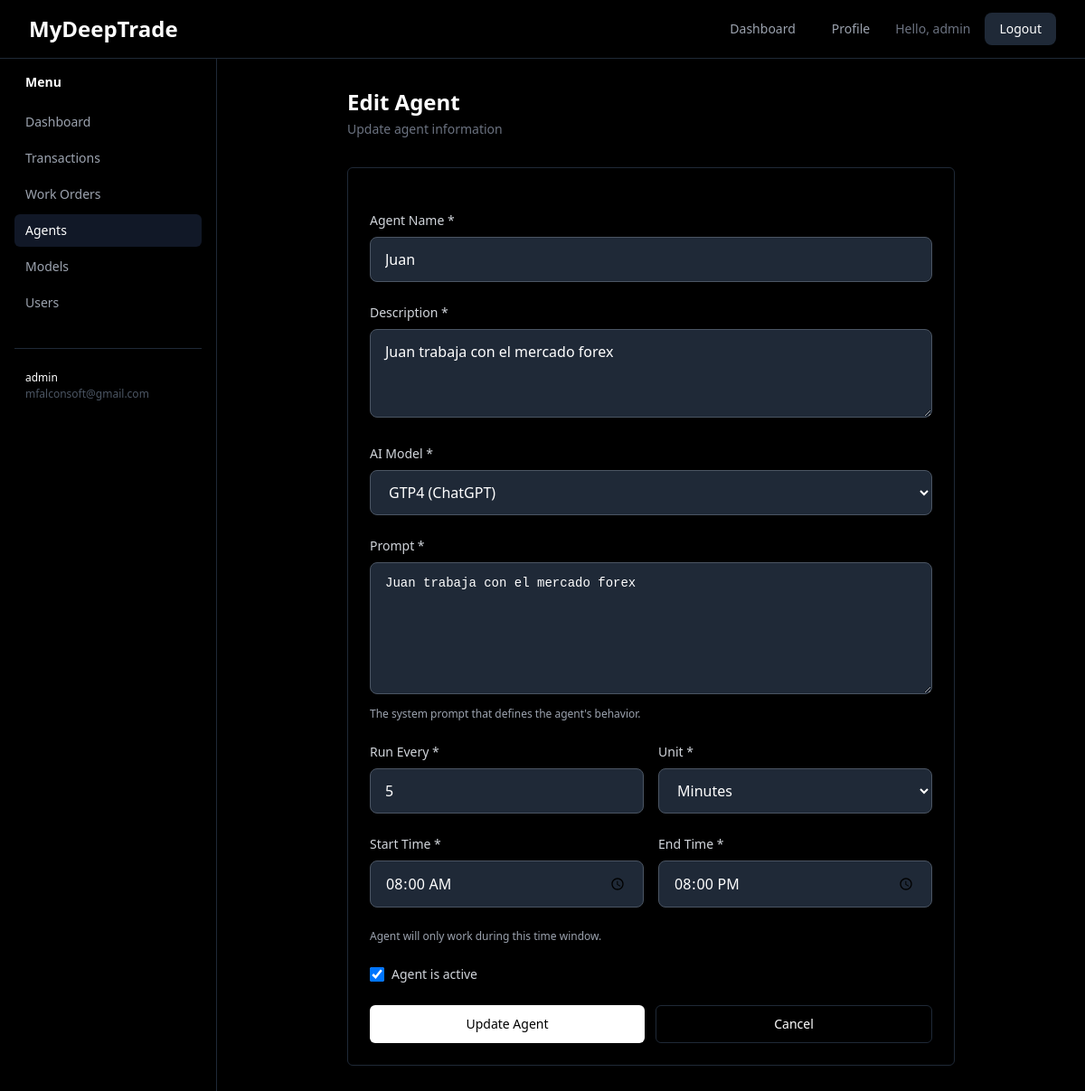
Page /agents/1/edit/ (signed in) on the committed database.
### core/models.py (models this page shows, shortened)
class Agent(models.Model):
    PERIODICITY_CHOICES = [
        ('minutes', 'Minutes'),
        ('hours', 'Hours'),
        ('days', 'Days'),
    ]
    name = models.CharField(max_length=100)
    descripcion = models.TextField()
    ai_model = models.ForeignKey(Model, on_delete=models.CASCADE, related_name='agents')
    prompt = models.TextField()
    is_active = models.BooleanField(default=True)
    periodicity_value = models.IntegerField(default=5)
    periodicity_unit = models.CharField(max_length=10, choices=PERIODICITY_CHOICES, default='minutes')
    start_time = models.TimeField(default='08:00')
    end_time = models.TimeField(default='20:00')
    created_at = models.DateTimeField(auto_now_add=True)
    updated_at = models.DateTimeField(auto_now=True)
    class Meta:
        ordering = ['-created_at']

class Model(models.Model):
    TYPE_CHOICES = [
        ('chatgpt', 'ChatGPT'),
        ('ollama', 'Ollama'),
    ]
    name = models.CharField(max_length=100)
    type = models.CharField(max_length=20, choices=TYPE_CHOICES)
    apikey = models.CharField(max_length=255, blank=True)
    paikey = models.CharField(max_length=255, blank=True)
    created_at = models.DateTimeField(auto_now_add=True)
    updated_at = models.DateTimeField(auto_now=True)
    class Meta:
        ordering = ['-created_at']

### core/views.py (the view, shortened to what this page needs)
# urls.py: path('agents/<int:pk>/edit/', views.agent_edit, name='agent_edit'),
@login_required
def agent_edit(request, pk):
    agent = get_object_or_404(Agent, pk=pk)
    models = Model.objects.all()
    return render(request, 'agents/agent_edit.html', {'agent': agent, 'models': models})

### templates/agents/agent_edit.html (shortened to what this page needs)
{% extends 'base.html' %}
{% block content %}
<div class="min-h-screen flex">
    <aside class="w-60 bg-black border-r border-gray-800 fixed h-full overflow-y-auto">
        <div class="p-4">
            <h2 class="text-sm font-semibold text-white mb-4 px-3">Menu</h2>
            <nav class="space-y-1">
                <a href="{% url 'dashboard' %}" class="flex items-center space-x-2 px-3 py-2 rounded-md hover:bg-gray-900 text-gray-400 hover:text-white transition text-sm">
                    <span>Dashboard</span>
                </a>
                <a href="{% url 'transaction_list' %}" class="flex items-center space-x-2 px-3 py-2 rounded-md hover:bg-gray-900 text-gray-400 hover:text-white transition text-sm">
                    <span>Transactions</span>
                </a>
                <a href="{% url 'workorder_list' %}" class="flex items-center space-x-2 px-3 py-2 rounded-md hover:bg-gray-900 text-gray-400 hover:text-white transition text-sm">
                    <span>Work Orders</span>
                </a>
                <a href="{% url 'agent_list' %}" class="flex items-center space-x-2 px-3 py-2 rounded-md bg-gray-900 text-white text-sm">
                    <span>Agents</span>
                </a>
                <a href="{% url 'model_list' %}" class="flex items-center space-x-2 px-3 py-2 rounded-md hover:bg-gray-900 text-gray-400 hover:text-white transition text-sm">
                    <span>Models</span>
                </a>
                <a href="{% url 'user_list' %}" class="flex items-center space-x-2 px-3 py-2 rounded-md hover:bg-gray-900 text-gray-400 hover:text-white transition text-sm">
                    <span>Users</span>
                </a>
            </nav>
            <div class="mt-8 pt-4 border-t border-gray-800">
                <div class="px-3 py-2">
                    <p class="text-white text-xs font-medium">{{ user.username }}</p>
                    <p class="text-gray-600 text-xs mt-0.5">{{ user.email }}</p>
                </div>
            </div>
        </div>
    </aside>
    <div class="flex-1 ml-60">
        <div class="px-8 py-8">
            <div class="max-w-2xl mx-auto">
                <div class="mb-8">
                    <h1 class="text-2xl font-semibold text-white mb-1">Edit Agent</h1>
                    <p class="text-sm text-gray-500">Update agent information</p>
                </div>
                <div class="border border-gray-800 rounded-md p-6">
                    <form method="post" class="space-y-6">
                        <div>
                            <label for="name" class="block text-sm font-medium text-gray-300 mb-2">
                                Agent Name *
                            </label>
                            <input
                                type="text"
                                name="name"
                                id="name"
                                value="{{ agent.name }}"
                                class="w-full px-4 py-3 bg-gray-800 border border-gray-600 rounded-lg text-white placeholder-gray-500 focus:outline-none focus:ring-2 focus:ring-white focus:border-transparent transition duration-300"
                                required
                            >
                        </div>
                        <div>
                            <label for="descripcion" class="block text-sm font-medium text-gray-300 mb-2">
                                Description *
                            </label>
                            <textarea
                                name="descripcion"
                                id="descripcion"
                                rows="3"
                                class="w-full px-4 py-3 bg-gray-800 border border-gray-600 rounded-lg text-white placeholder-gray-500 focus:outline-none focus:ring-2 focus:ring-white focus:border-transparent transition duration-300"
                                required
                            >{{ agent.descripcion }}</textarea>
                        </div>
                        <div>
                            <label for="ai_model" class="block text-sm font-medium text-gray-300 mb-2">
                                AI Model *
                            </label>
                            <select
                                name="ai_model"
                                id="ai_model"
                                class="w-full px-4 py-3 bg-gray-800 border border-gray-600 rounded-lg text-white focus:outline-none focus:ring-2 focus:ring-white focus:border-transparent transition duration-300"
                                required
                            >
                                {% for model in models %}
                                <option value="{{ model.id }}" {% if agent.ai_model.id == model.id %}selected{% endif %}>
                                    {{ model.name }} ({{ model.get_type_display }})
                                </option>
                                {% endfor %}
                            </select>
                        </div>
                        <div>
                            <label for="prompt" class="block text-sm font-medium text-gray-300 mb-2">
                                Prompt *
                            </label>
                            <textarea
                                name="prompt"
                                id="prompt"
                                rows="6"
                                class="w-full px-4 py-3 bg-gray-800 border border-gray-600 rounded-lg text-white placeholder-gray-500 focus:outline-none focus:ring-2 focus:ring-white focus:border-transparent transition duration-300 font-mono text-sm"
                                required
                            >{{ agent.prompt }}</textarea>
                            <p class="mt-2 text-xs text-gray-400">The system prompt that defines the agent's behavior.</p>
                        </div>
                        <div class="grid grid-cols-2 gap-4">
                            <div>
                                <label for="periodicity_value" class="block text-sm font-medium text-gray-300 mb-2">
                                    Run Every *
                                </label>
                                <input
                                    type="number"
                                    name="periodicity_value"
                                    id="periodicity_value"
                                    min="1"
                                    value="{{ agent.periodicity_value }}"
                                    class="w-full px-4 py-3 bg-gray-800 border border-gray-600 rounded-lg text-white placeholder-gray-500 focus:outline-none focus:ring-2 focus:ring-white focus:border-transparent transition duration-300"
                                    required
                                >
                            </div>
                            <div>
                                <label for="periodicity_unit" class="block text-sm font-medium text-gray-300 mb-2">
                                    Unit *
                                </label>
                                <select
                                    name="periodicity_unit"
                                    id="periodicity_unit"
                                    class="w-full px-4 py-3 bg-gray-800 border border-gray-600 rounded-lg text-white focus:outline-none focus:ring-2 focus:ring-white focus:border-transparent transition duration-300"
                                    required
                                >
                                    <option value="minutes" {% if agent.periodicity_unit == 'minutes' %}selected{% endif %}>Minutes</option>
                                </select>
                            </div>
                        </div>
                        <div class="grid grid-cols-2 gap-4">
                            <div>
                                <label for="start_time" class="block text-sm font-medium text-gray-300 mb-2">
                                    Start Time *
                                </label>
                                <input
                                    type="time"
                                    name="start_time"
                                    id="start_time"
                                    value="{{ agent.start_time|time:'H:i' }}"
                                    class="w-full px-4 py-3 bg-gray-800 border border-gray-600 rounded-lg text-white focus:outline-none focus:ring-2 focus:ring-white focus:border-transparent transition duration-300"
                                    required
                                >
                            </div>
                            <div>
                                <label for="end_time" class="block text-sm font-medium text-gray-300 mb-2">
                                    End Time *
                                </label>
                                <input
                                    type="time"
                                    name="end_time"
                                    id="end_time"
                                    value="{{ agent.end_time|time:'H:i' }}"
                                    class="w-full px-4 py-3 bg-gray-800 border border-gray-600 rounded-lg text-white focus:outline-none focus:ring-2 focus:ring-white focus:border-transparent transition duration-300"
                                    required
                                >
                            </div>
                        </div>
                        <p class="text-xs text-gray-400 -mt-2">Agent will only work during this time window.</p>
                        <div class="flex items-center">
                            <input
                                type="checkbox"
                                name="is_active"
                                id="is_active"
                                {% if agent.is_active %}checked{% endif %}
                                class="w-4 h-4 bg-gray-800 border border-gray-600 rounded focus:ring-2 focus:ring-white"
                            >
                            <label for="is_active" class="ml-2 text-sm text-gray-300">
                                Agent is active
                            </label>
                        </div>
                        <div class="flex gap-3">
                            <button type="submit" class="flex-1 bg-white hover:bg-gray-200 text-black font-medium py-2.5 rounded-md text-sm transition">
                                Update Agent
                            </button>
                            <a href="{% url 'agent_list' %}" class="flex-1 border border-gray-800 hover:border-gray-700 text-white font-medium py-2.5 rounded-md text-sm transition text-center">
                                Cancel
                            </a>
                        </div>
                    </form>
                </div>
            </div>
        </div>
    </div>
</div>
{% endblock %}

### templates/base.html (shortened to what this page needs)
<!DOCTYPE html>
<html lang="es">
<head>
    <script src="https://cdn.tailwindcss.com"></script>
</head>
<body class="bg-black min-h-screen">
    <nav class="bg-black/90 backdrop-blur-lg border-b border-gray-800 sticky top-0 z-50">
        <div class="max-w-7xl mx-auto px-4 sm:px-6 lg:px-8">
            <div class="flex justify-between items-center h-16">
                <div class="flex items-center">
                    <a href="{% url 'home' %}" class="text-2xl font-bold text-white hover:text-gray-300 transition duration-300">
                        MyDeepTrade
                    </a>
                </div>
                <div class="flex items-center space-x-4">
                    {% if user.is_authenticated %}
                        <a href="{% url 'dashboard' %}" class="text-gray-400 hover:text-white px-3 py-2 rounded-md text-sm font-medium transition duration-300">
                            Dashboard
                        </a>
                        <a href="{% url 'profile' %}" class="text-gray-400 hover:text-white px-3 py-2 rounded-md text-sm font-medium transition duration-300">
                            Profile
                        </a>
                        <span class="text-gray-500 text-sm">Hello, {{ user.username }}</span>
                        <a href="{% url 'logout' %}" class="bg-gray-800 hover:bg-gray-700 text-white px-4 py-2 rounded-lg text-sm font-medium transition duration-300">
                            Logout
                        </a>
                    {% endif %}
                </div>
            </div>
        </div>
    </nav>
    <main>
        {% block content %}
        {% endblock %}
    </main>
</body>
</html>

### rows in the picture
Agent: name "Juan", descripcion "Juan trabaja con el mercado forex", ai_model "GTP4 (ChatGPT)", prompt "Juan trabaja con el mercado forex", periodicity_value "5", periodicity_unit "Minutes", start_time "08:00", end_time "20:00", is_active "☑"

### other values in the picture
{{ user.username }} "admin"
{{ user.email }} "mfalconsoft@gmail.com"
